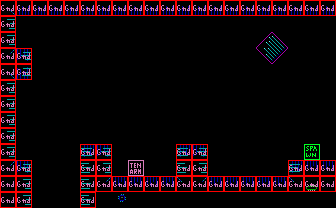

The image is a tile-based game level rendered from a .tmx file. Its description and complete source (layers, tilesets, objects, tile grids) follow:
An orthogonal 21x13 tile map with 16x16 px tiles, 2 tile layers (bg, col), 2 tilesets.

<map version="1.10" tiledversion="1.10.2" orientation="orthogonal" renderorder="right-down" width="21" height="13" tilewidth="16" tileheight="16" infinite="0" nextlayerid="4" nextobjectid="31">
 <tileset firstgid="1" source="tileset3.tsx" />
 <tileset firstgid="241" source="obj.tsx" />
 <layer id="1" name="bg" width="21" height="13">
  <data encoding="csv">
166,167,167,167,167,167,167,167,167,167,167,167,167,167,167,167,167,167,167,167,167,
185,1,1,1,1,1,1,1,1,1,1,1,1,1,1,1,1,1,1,1,1,
185,1,1,1,1,1,1,1,1,1,1,1,1,1,1,1,81,82,1,1,1,
205,165,1,1,1,1,1,1,1,1,1,1,1,1,1,1,101,102,1,1,1,
166,186,1,1,1,1,1,1,1,1,1,1,1,1,1,1,1,1,1,1,1,
185,1,1,1,1,1,1,1,1,1,1,1,1,1,1,1,1,1,1,1,1,
185,1,1,1,1,1,1,1,1,1,1,1,1,1,1,1,1,1,1,1,1,
185,1,1,1,1,1,1,1,1,1,1,1,1,1,1,1,1,1,1,1,1,
185,1,1,1,1,1,1,1,1,1,1,1,1,1,1,1,1,1,1,1,1,
185,1,1,1,1,163,165,1,1,1,1,163,165,1,1,1,1,1,1,1,1,
205,165,1,1,1,183,185,1,1,1,1,183,185,1,1,1,1,1,163,164,164,
1,185,1,1,1,183,205,164,164,164,164,203,205,164,164,164,164,164,203,204,1,
1,185,1,1,1,183,1,184,1,1,1,1,1,1,1,1,1,1,1,1,1
</data>
 </layer>
 <layer id="2" name="col" width="21" height="13">
  <data encoding="csv">
242,242,242,242,242,242,242,242,242,242,242,242,242,242,242,242,242,242,242,242,242,
242,241,241,241,241,241,241,241,241,241,241,241,241,241,241,241,241,241,241,241,241,
242,241,241,241,241,241,241,241,241,241,241,241,241,241,241,241,241,241,241,241,241,
242,242,241,241,241,241,241,241,241,241,241,241,241,241,241,241,241,241,241,241,241,
242,242,241,241,241,241,241,241,241,241,241,241,241,241,241,241,241,241,241,241,241,
242,241,241,241,241,241,241,241,241,241,241,241,241,241,241,241,241,241,241,241,241,
242,241,241,241,241,241,241,241,241,241,241,241,241,241,241,241,241,241,241,241,241,
242,241,241,241,241,241,241,241,241,241,241,241,241,241,241,241,241,241,241,241,241,
242,241,241,241,241,241,241,241,241,241,241,241,241,241,241,241,241,241,241,241,241,
242,241,241,241,241,242,242,241,241,241,241,242,242,241,241,241,241,241,241,243,241,
242,242,241,241,241,242,242,241,255,241,241,242,242,241,241,241,241,241,242,242,242,
242,242,241,241,241,242,242,242,242,242,242,242,242,242,242,242,242,242,242,242,242,
242,242,241,241,241,242,241,241,241,241,241,241,241,241,241,241,241,241,241,241,241
</data>
 </layer>
 <objectgroup id="3" name="obj" />
</map>
